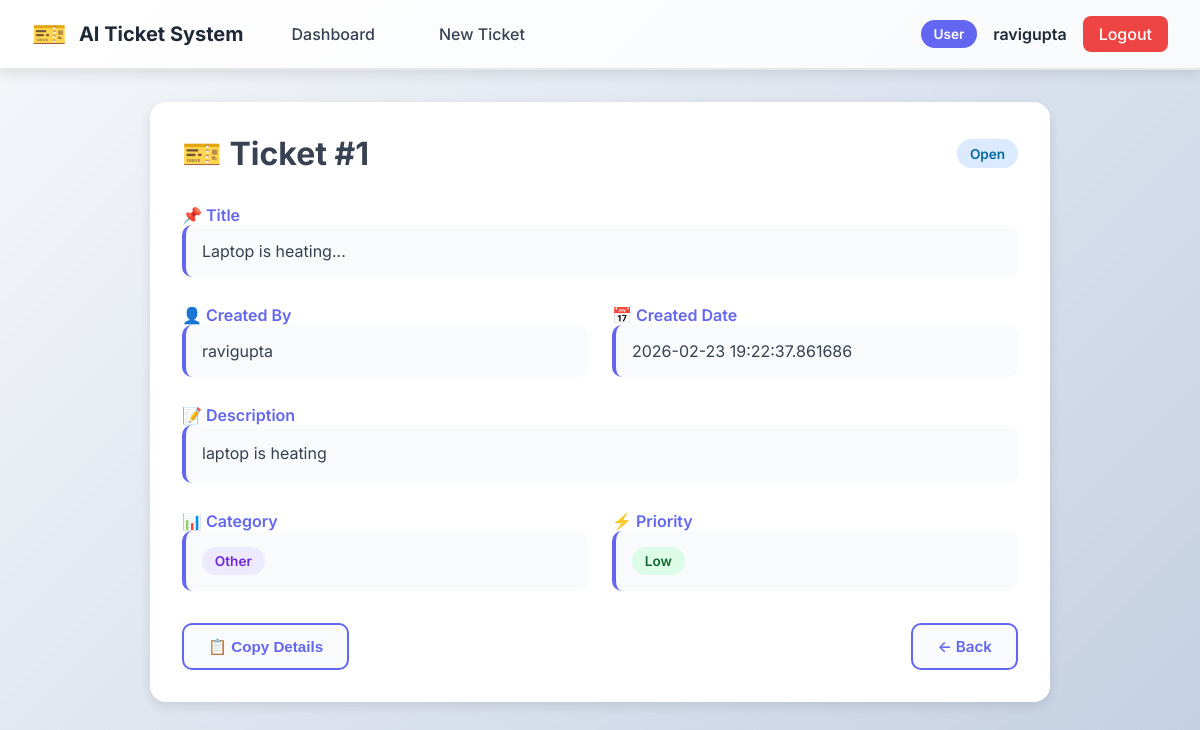
The page /ticket/1 (signed in) on the database its author committed.
### tables this page shows
CREATE TABLE tickets(
        id INTEGER PRIMARY KEY AUTOINCREMENT,
        username TEXT NOT NULL,
        title TEXT NOT NULL,
        description TEXT NOT NULL,
        category TEXT NOT NULL,
        priority TEXT NOT NULL,
        status TEXT NOT NULL,
        created_at TIMESTAMP DEFAULT CURRENT_TIMESTAMP,
        resolved_at TIMESTAMP,
        FOREIGN KEY (username) REFERENCES users(username)
    );

### app.py (the view)
@app.route("/ticket/<int:ticket_id>")
def view_ticket(ticket_id):
    if not session.get("username"):
        return redirect("/login")
    ticket = get_ticket_by_id(ticket_id)
    if not ticket:
        flash("Ticket not found!", "error")
        return redirect("/user_dashboard" if session.get("role") == "user" else "/agent_dashboard")
    if session.get("role") == "user" and ticket[1] != session["username"]:
        flash("You don't have permission to view this ticket!", "error")
        return redirect("/user_dashboard")
    return render_template("ticket_details.html", ticket=ticket)

### database.py (called while the page is built)
def get_db():
    conn = sqlite3.connect("users.db")
    conn.row_factory = sqlite3.Row
    return conn

def get_ticket_by_id(ticket_id):
    conn = get_db()
    c = conn.cursor()
    c.execute("SELECT * FROM tickets WHERE id = ?", (ticket_id,))
    ticket = c.fetchone()
    conn.close()
    return ticket

### templates/ticket_details.html (shortened to what this page needs)
{% extends "base.html" %}
{% block content %}
<div style="max-width: 900px; margin: 0 auto;">
    <div class="tickets-section">
        <div style="display: flex; justify-content: space-between; align-items: center; margin-bottom: 2rem; flex-wrap: wrap; gap: 1rem;">
            <h1 style="font-size: 2rem;">🎫 Ticket #{{ ticket[0] }}</h1>
            <span class="status-badge status-{{ ticket[6]|lower|replace(' ', '-') }}">
                {{ ticket[6] }}
            </span>
        </div>
        <div class="preview-field" style="margin-bottom: 1.75rem;">
            <label style="font-weight: 600; color: var(--primary); font-size: 1rem; margin-bottom: 0.5rem;">📌 Title</label>
            <div style="padding: 1rem; background: var(--light); border-radius: 10px; border-left: 4px solid var(--primary);">{{ ticket[2] }}</div>
        </div>
        <div style="display: grid; grid-template-columns: 1fr 1fr; gap: 1.5rem; margin-bottom: 1.75rem;">
            <div class="preview-field">
                <label style="font-weight: 600; color: var(--primary); font-size: 1rem; margin-bottom: 0.5rem;">👤 Created By</label>
                <div style="padding: 1rem; background: var(--light); border-radius: 10px; border-left: 4px solid var(--primary);">{{ ticket[1] }}</div>
            </div>
            <div class="preview-field">
                <label style="font-weight: 600; color: var(--primary); font-size: 1rem; margin-bottom: 0.5rem;">📅 Created Date</label>
                <div style="padding: 1rem; background: var(--light); border-radius: 10px; border-left: 4px solid var(--primary);">{{ ticket[7] if ticket[7] else 'N/A' }}</div>
            </div>
        </div>
        <div class="preview-field" style="margin-bottom: 1.75rem;">
            <label style="font-weight: 600; color: var(--primary); font-size: 1rem; margin-bottom: 0.5rem;">📝 Description</label>
            <div style="padding: 1rem; background: var(--light); border-radius: 10px; border-left: 4px solid var(--primary); line-height: 1.6; white-space: pre-line;">{{ ticket[3] }}</div>
        </div>
        <div style="display: grid; grid-template-columns: 1fr 1fr; gap: 1.5rem; margin-bottom: 1.75rem;">
            <div class="preview-field">
                <label style="font-weight: 600; color: var(--primary); font-size: 1rem; margin-bottom: 0.5rem;">📊 Category</label>
                <div style="padding: 1rem; background: var(--light); border-radius: 10px; border-left: 4px solid var(--primary);">
                    <span class="category-badge">{{ ticket[4] }}</span>
                </div>
            </div>
            <div class="preview-field">
                <label style="font-weight: 600; color: var(--primary); font-size: 1rem; margin-bottom: 0.5rem;">⚡ Priority</label>
                <div style="padding: 1rem; background: var(--light); border-radius: 10px; border-left: 4px solid var(--primary);">
                    <span class="priority-badge priority-{{ ticket[5]|lower }}">
                        {{ ticket[5] }}
                    </span>
                </div>
            </div>
        </div>
    <div style="display: flex; gap: 1rem; margin-top: 2rem;">
        <button onclick="copyToClipboard('Ticket #{{ ticket[0] }}: {{ ticket[2] }}')" class="btn btn-secondary">
            📋 Copy Details
        </button>
        <a href="javascript:history.back()" class="btn btn-secondary" style="margin-left: auto;">
            ← Back
        </a>
    </div>
</div>
{% endblock %}

### templates/base.html (shortened to what this page needs)
<!DOCTYPE html>
<html lang="en">
<head>
    <link rel="stylesheet" href="{{ url_for('static', filename='css/style.css') }}">
</head>
<body>
    <nav class="navbar">
        <div class="nav-container">
            <div class="nav-logo">
                <a href="/">
                    <span class="logo-icon">🎫</span>
                    <span class="logo-text">AI Ticket System</span>
                </a>
            </div>
            <div class="nav-menu">
                {% if session.get('username') %}
                    {% if session.get('role') == 'user' %}
                        <a href="{{ url_for('user_dashboard') }}" class="nav-link">Dashboard</a>
                        <a href="{{ url_for('show_create_ticket') }}" class="nav-link">New Ticket</a>
                    {% elif session.get('role') == 'agent' %}
                        <a href="{{ url_for('agent_dashboard') }}" class="nav-link">Dashboard</a>
                        <a href="{{ url_for('agent_dashboard') }}" class="nav-link">All Tickets</a>
                    {% endif %}
                    <div class="nav-user">
                        <span class="user-role">{{ session.get('role')|capitalize }}</span>
                        <span class="user-name">{{ session.get('username') }}</span>
                        <a href="{{ url_for('logout') }}" class="logout-btn">Logout</a>
                    </div>
                {% endif %}
            </div>
        </div>
    </nav>
    <main class="main-content">
        {% block content %}{% endblock %}
    </main>
</body>
</html>

### static/css/style.css (style rules this page uses)
* { margin: 0; padding: 0; box-sizing: border-box; }
:root { --primary: #6366f1; --primary-dark: #4f46e5; --primary-light: #818cf8; --secondary: #ec4899; --success: #10b981; --warning: #f59e0b; --danger: #ef4444; --dark: #1f2937; --light: #f9fafb; --border: #e5e7eb; --text: #374151; --text-light: #6b7280; --shadow-sm: 0 1px 2px rgba(0,0,0,0.05); --shadow-md: 0 4px 12px rgba(0,0,0,0.1); --shadow-lg: 0 20px 40px rgba(0,0,0,0.12); }
body { font-family: 'Inter', -apple-system, BlinkMacSystemFont, 'Segoe UI', sans-serif; background: linear-gradient(135deg, #f5f7fa 0%, #c3cfe2 100%); min-height: 100vh; color: var(--text); }
.navbar { background: linear-gradient(135deg, #ffffff 0%, #f8fafc 100%); padding: 1rem 2rem; box-shadow: var(--shadow-md); border-bottom: 2px solid var(--border); position: sticky; top: 0; z-index: 100; }
.nav-container { max-width: 1400px; margin: 0 auto; display: flex; justify-content: space-between; align-items: center; gap: 2rem; }
.nav-logo a { display: flex; align-items: center; gap: 0.75rem; text-decoration: none; color: var(--dark); font-weight: 700; font-size: 1.25rem; }
.logo-icon { font-size: 1.75rem; }
.nav-menu { display: flex; align-items: center; gap: 2rem; flex: 1; }
.nav-link { color: var(--text); text-decoration: none; font-weight: 500; transition: all 0.3s ease; padding: 0.5rem 1rem; border-radius: 8px; }
.nav-user { display: flex; align-items: center; gap: 1rem; margin-left: auto; }
.user-role { background: var(--primary); color: white; padding: 0.4rem 0.8rem; border-radius: 20px; font-size: 0.85rem; font-weight: 600; }
.user-name { font-weight: 600; color: var(--dark); }
.logout-btn { background: var(--danger); color: white; padding: 0.5rem 1rem; border-radius: 8px; text-decoration: none; font-weight: 500; transition: all 0.3s ease; cursor: pointer; border: none; }
.main-content { max-width: 1400px; margin: 2rem auto; padding: 0 1.5rem; }
.btn { padding: 0.75rem 1.5rem; border: none; border-radius: 10px; font-weight: 600; cursor: pointer; transition: all 0.3s ease; display: inline-block; text-decoration: none; text-align: center; font-size: 0.95rem; }
.btn-secondary { background: var(--light); color: var(--primary); border: 2px solid var(--primary); }
.tickets-section { background: white; border-radius: 16px; padding: 2rem; box-shadow: var(--shadow-md); }
.status-badge { padding: 0.4rem 0.8rem; border-radius: 20px; font-size: 0.85rem; font-weight: 600; display: inline-block; }
.status-open { background: #dbeafe; color: #0369a1; }
.priority-badge { padding: 0.4rem 0.8rem; border-radius: 20px; font-size: 0.85rem; font-weight: 600; display: inline-block; }
.priority-low { background: #dcfce7; color: #166534; }
.category-badge { padding: 0.4rem 0.8rem; border-radius: 20px; font-size: 0.85rem; font-weight: 600; display: inline-block; background: #ede9fe; color: #6d28d9; }

### rows shown on the page
tickets: get "ravigupta", id "1", status "Open", title "Laptop is heating...", username "ravigupta", created_at "2026-02-23 19:22:37.861686", description "laptop is heating", category "Other", priority "Low"

### other values the page prints
{{ session.get('role')|capitalize }} "User"
